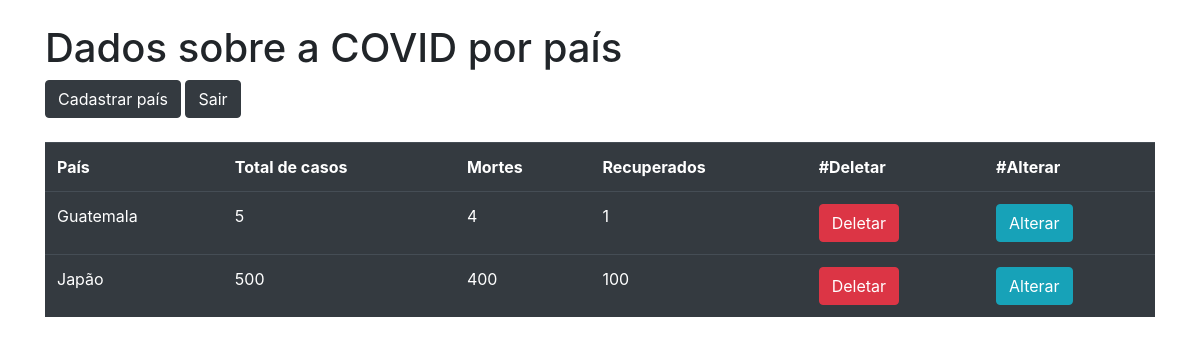
/list/, run on an earlier commit of the app's database.
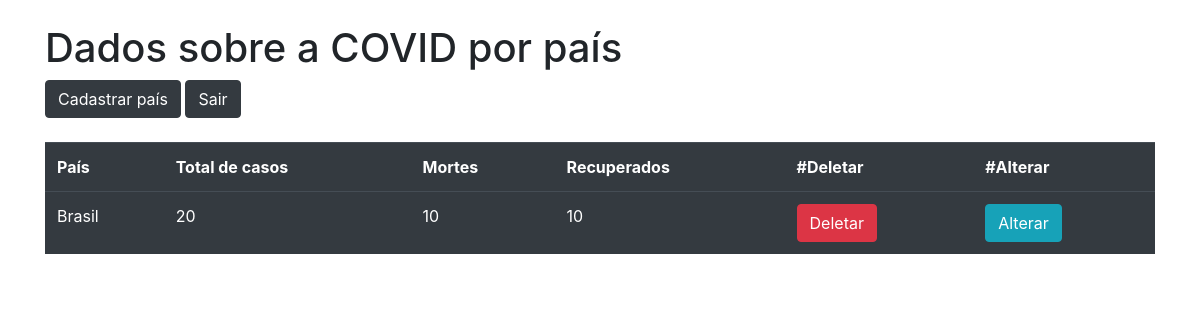
And on a later commit of the database.
### core/models.py (models this page shows, shortened)
class Dados(models.Model):
    casos_confirmados =  models.IntegerField()
    mortes = models.IntegerField()
    recuperados = models.IntegerField()
    pais = models.CharField(max_length=100)
    class Meta:
        db_table = 'dados'

### core/views.py (the view)
# urls.py: path('list/',views.list_data),
def list_data(request):
    dados = {"casos": Dados.objects.all()}
    return render(request, 'index.html', dados)

### templates/index.html (shortened to what this page needs)
<!DOCTYPE html>
<html lang="pt-br">
<head>
  <link rel="stylesheet" href="https://maxcdn.bootstrapcdn.com/bootstrap/4.5.2/css/bootstrap.min.css">
</head>
<body >
  <div  class="container mt-4">
    <h1>Dados sobre a COVID por país</h1>
    <a class="btn btn-dark" href="/register/">Cadastrar país</a>
    <a class="btn btn-dark" href="/logout/">Sair</a>
    <div class="container mt-4">
            <div class="row">
              <table style="width:100%" class="table table-dark">
                <tr>
                  <th>País</th>
                  <th>Total de casos</th>
                  <th>Mortes</th>
                  <th>Recuperados</th>
                  <th>#Deletar</th>
                  <th>#Alterar</th>
                </tr>
              {% for caso in casos %}
                <tr>
                  <td>{{caso.pais}}</td>
                  <td>{{caso.casos_confirmados}}</td>
                  <td>{{caso.mortes}}</td>
                  <td>{{caso.recuperados}}</td>
                  <td><a class="btn btn-danger" href="/delete/{{caso.id}}/">Deletar</a></td>
                  <td><a class="btn btn-info" href="/edit/">Alterar</a></td>
                </tr>
              {% endfor %}
              </table>
            </div>
        </div>
    </div>
</body>
</html>

What changed in the data, as far as the page shows it:
removed Dados: pais "Japão", casos_confirmados "500", mortes "400", recuperados "100"
changed Dados: pais "Guatemala" → "Brasil"; casos_confirmados "5" → "20"; mortes "4" → "10"; recuperados "1" → "10"
